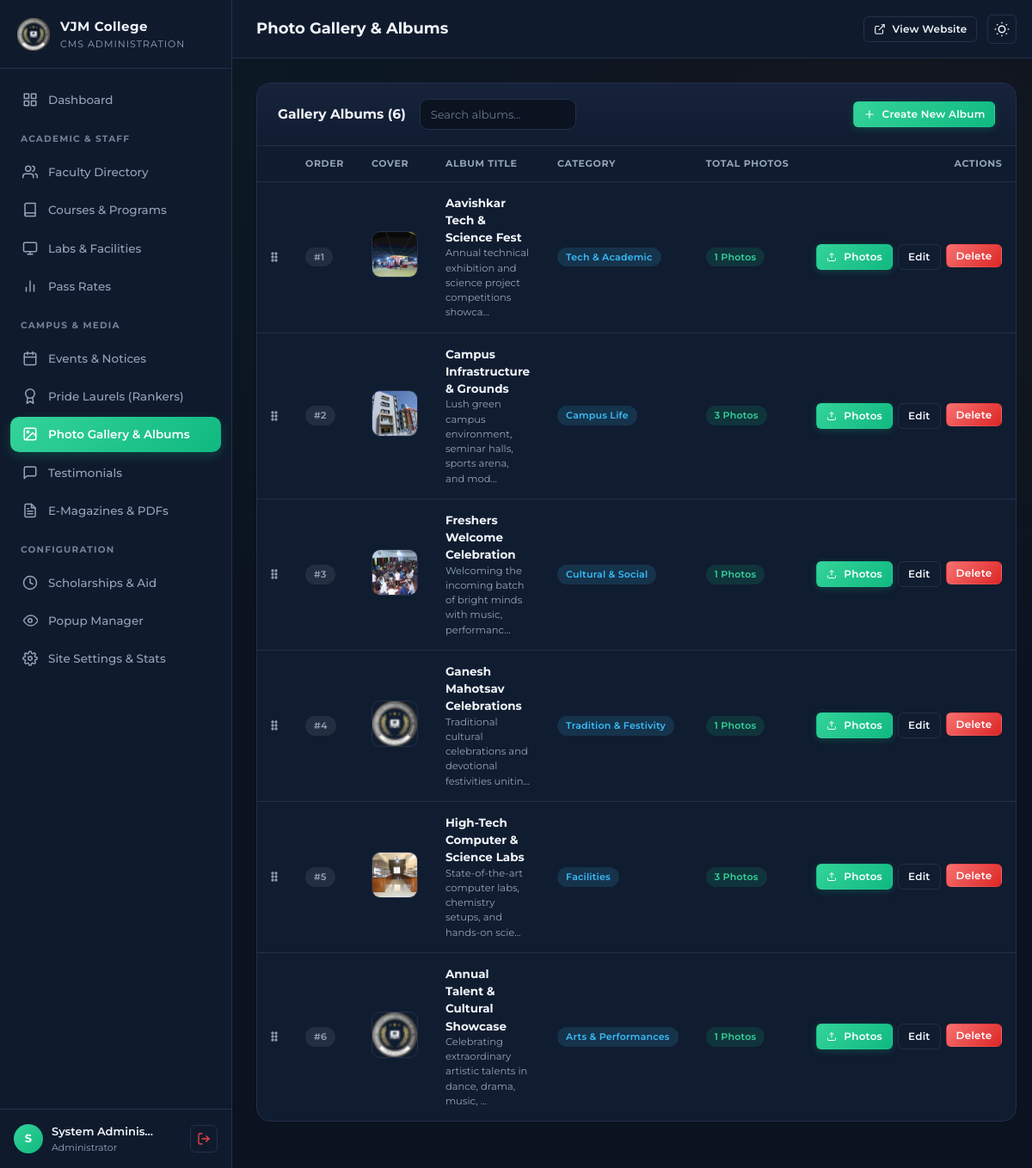
Screenshot of /admin/gallery.php (signed in) with the database file from the repository.
### tables this page shows
CREATE TABLE gallery_albums (
        id INTEGER PRIMARY KEY AUTOINCREMENT,
        slug TEXT UNIQUE NOT NULL,
        title TEXT NOT NULL,
        category TEXT NOT NULL,
        category_label TEXT,
        description TEXT,
        cover_image TEXT,
        sort_order INTEGER DEFAULT 0,
        created_at DATETIME DEFAULT CURRENT_TIMESTAMP
    );

### admin/gallery.php (the view, shortened to what this page needs)
<?php
require_once __DIR__ . '/includes/ui.php';
require_once __DIR__ . '/includes/header.php';
$manageAlbum = null;
$albumPhotos = [];
$editAlbum = null;
$isCreate = isset($_GET['action']) && $_GET['action'] === 'create_album';
$albums = $db->query('
    SELECT a.*, COUNT(p.id) AS total_photos
    FROM gallery_albums a
    LEFT JOIN gallery_photos p ON a.id = p.album_id
    GROUP BY a.id
    ORDER BY a.sort_order ASC, a.id ASC
')->fetchAll();
?>
<?php if ($manageAlbum): ?>
<div class="panel">
    <div class="panel-header">
        <div>
            <div class="panel-title">Photos in: <?= htmlspecialchars($manageAlbum['title']) ?> (<?= count($albumPhotos) ?> photos)</div>
            <span class="form-hint">Category: <?= htmlspecialchars($manageAlbum['category_label'] ?: $manageAlbum['category']) ?></span>
        </div>
        <a href="gallery.php<?= $drawerParam ?>" class="btn btn-secondary btn-sm">← Back to Albums</a>
    </div>
    <div class="panel-body">
        <form method="POST" action="gallery.php<?= $drawerParam ?>" enctype="multipart/form-data" style="margin-bottom: 28px; background: rgba(255,255,255,0.02); padding: 18px; border-radius: var(--radius-md); border: 1px dashed var(--border-color);">
            <?= csrfField() ?>
            <input type="hidden" name="action" value="upload_photos">
            <input type="hidden" name="album_id" value="<?= (int)$manageAlbum['id'] ?>">
            <div style="display: flex; gap: 16px; align-items: flex-end; flex-wrap: wrap;">
                <div class="form-group" style="flex: 1; min-width: 260px; margin-bottom: 0;">
                    <label class="form-label">Upload New Photos (Select Multiple)</label>
                    <input type="file" name="photos[]" multiple class="form-control" accept="image/*" required>
                </div>
                <button type="submit" class="btn btn-primary">
                    <svg viewBox="0 0 24 24" width="16" height="16" fill="none" stroke="currentColor" stroke-width="2"><path d="M21 15v4a2 2 0 0 1-2 2H5a2 2 0 0 1-2-2v-4"></path><polyline points="17 8 12 3 7 8"></polyline><line x1="12" y1="3" x2="12" y2="15"></line></svg>
                    Upload Selected Photos
                </button>
            </div>
        </form>
        <?php if (empty($albumPhotos)): ?>
            <div style="text-align: center; color: var(--text-muted); padding: 40px 20px;">
                No photos in this album yet. Use the upload field above to add photos.
            </div>
        <?php else: ?>
            <div class="gallery-admin-grid">
                <?php foreach ($albumPhotos as $ph):
                    $isCover = ($ph['image_path'] === $manageAlbum['cover_image']);
                    $caption = htmlspecialchars($ph['caption'] ?? '');
                ?>
                <div class="gallery-admin-item" style="<?= $isCover ? 'border: 2px solid #3b82f6;' : '' ?>">
                    <img src="../<?= htmlspecialchars($ph['image_path']) ?>" alt="Photo" loading="lazy">
                    <?php if ($isCover): ?>
                        <div style="position: absolute; top: 6px; left: 6px; background: #3b82f6; color: white; font-size: 10px; font-weight: 700; padding: 2px 6px; border-radius: 4px;">
                            COVER
                        </div>
                    <?php endif; ?>
                    <?php if ($caption): ?>
                        <div style="position: absolute; bottom: 0; left: 0; right: 0; padding: 8px; background: linear-gradient(transparent, rgba(0,0,0,0.85)); font-size: 11.5px; color: #fff; white-space: nowrap; overflow: hidden; text-overflow: ellipsis;">
                            <?= $caption ?>
                        </div>
                    <?php endif; ?>
                    <div class="gallery-item-overlay">
                        <?php if (!$isCover): ?>
                        <form method="POST" action="gallery.php<?= $drawerParam ?>" style="display: inline;">
                            <?= csrfField() ?>
                            <input type="hidden" name="action" value="set_cover">
                            <input type="hidden" name="album_id" value="<?= (int)$manageAlbum['id'] ?>">
                            <input type="hidden" name="image_path" value="<?= htmlspecialchars($ph['image_path']) ?>">
                            <button type="submit" class="btn btn-secondary btn-sm" title="Set as Album Cover">Cover</button>
                        </form>
                        <?php endif; ?>
                        <form method="POST" action="gallery.php<?= $drawerParam ?>" style="display: inline-flex; align-items: center; gap: 6px;">
                            <?= csrfField() ?>
                            <input type="hidden" name="action" value="update_photo">
                            <input type="hidden" name="photo_id" value="<?= (int)$ph['id'] ?>">
                            <input type="hidden" name="album_id" value="<?= (int)$manageAlbum['id'] ?>">
                            <input type="text" name="caption" class="form-control" style="width: 180px; font-size: 12px; padding: 4px 8px;" value="<?= $caption ?>" placeholder="Add caption..." title="Caption">
                            <button type="submit" class="btn btn-secondary btn-sm" title="Save Caption">✎</button>
                        </form>
                        <form method="POST" action="gallery.php<?= $drawerParam ?>" style="display: inline;" id="delete-photo-<?= (int)$ph['id'] ?>">
                            <?= csrfField() ?>
                            <input type="hidden" name="action" value="delete_photo">
                            <input type="hidden" name="photo_id" value="<?= (int)$ph['id'] ?>">
                            <input type="hidden" name="album_id" value="<?= (int)$manageAlbum['id'] ?>">
                            <button type="button" class="btn btn-danger btn-sm" title="Delete Photo"
                                    data-confirm="Remove this photo from the album?"
                                    data-confirm-form="#delete-photo-<?= (int)$ph['id'] ?>">✕</button>
                        </form>
                    </div>
                </div>
                <?php endforeach; ?>
            </div>
        <?php endif; ?>
    </div>
</div>
<?php else: ?>
<div class="panel">
    <div class="panel-header">
        <div style="display: flex; align-items: center; gap: 16px; flex: 1;">
            <div class="panel-title">Gallery Albums (<?= count($albums) ?>)</div>
            <input type="text" class="form-control" data-table-search="albumsTable" placeholder="Search albums..." style="max-width: 320px; font-size: 13px;">
        </div>
        <a href="gallery.php?action=create_album<?= $drawerUrlSuffix ?>"
           data-drawer-url="gallery.php?action=create_album<?= $drawerUrlSuffix ?>"
           data-drawer-title="Create New Album"
           class="btn btn-primary btn-sm">
            <?= icon('plus', 14) ?>
            Create New Album
        </a>
    </div>
    <div class="panel-body" style="padding: 0;">
        <div class="table-responsive">
            <table class="admin-table" id="albumsTable" data-reorder="gallery_albums">
                <thead>
                    <tr>
                        <th class="reorder-col" style="width: 48px;"></th>
                        <th style="width: 50px;">Order</th>
                        <th>Cover</th>
                        <th>Album Title</th>
                        <th>Category</th>
                        <th>Total Photos</th>
                        <th style="text-align: right;">Actions</th>
                    </tr>
                </thead>
                <tbody>
                    <?php if (empty($albums)): ?>
                        <tr><td colspan="7" class="empty-cell">No albums yet. Click <strong>Create New Album</strong> to build your first gallery.</td></tr>
                    <?php else: ?>
                        <?php foreach ($albums as $a): ?>
                        <tr data-reorder-id="<?= (int)$a['id'] ?>">
                            <td class="reorder-col">
                                <button type="button" class="sortable-handle" aria-label="Drag to reorder" title="Drag to reorder">
                                </button>
                            </td>
                            <td><span class="badge badge-secondary order-badge">#<?= (int)$a['sort_order'] ?></span></td>
                            <td>
                                <img src="../<?= htmlspecialchars($a['cover_image'] ?: 'assets/logo.ico') ?>" alt="" class="preview-thumbnail" onerror="this.src='../assets/logo.ico'">
                            </td>
                            <td>
                                <strong style="color: var(--text-main); font-size: 13.5px;"><?= htmlspecialchars($a['title']) ?></strong>
                                <div style="font-size: 11.5px; color: var(--text-muted);"><?= htmlspecialchars(mb_strimwidth($a['description'], 0, 70, '...')) ?></div>
                            </td>
                            <td>
                                <span class="badge badge-info"><?= htmlspecialchars($a['category_label'] ?: $a['category']) ?></span>
                            </td>
                            <td>
                                <span class="badge badge-primary"><?= (int)$a['total_photos'] ?> Photos</span>
                            </td>
                            <td style="text-align: right;">
                                <div style="display: inline-flex; gap: 6px;">
                                    <a href="gallery.php?manage_photos=<?= (int)$a['id'] ?>" target="_top" class="btn btn-primary btn-sm">
                                        <svg viewBox="0 0 24 24" width="12" height="12" fill="none" stroke="currentColor" stroke-width="2"><path d="M21 15v4a2 2 0 0 1-2 2H5a2 2 0 0 1-2-2v-4"></path><polyline points="17 8 12 3 7 8"></polyline><line x1="12" y1="3" x2="12" y2="15"></line></svg>
                                        Photos
                                    </a>
                                    <a href="gallery.php?edit_album=<?= (int)$a['id'] ?><?= $drawerUrlSuffix ?>"
                                       data-drawer-url="gallery.php?edit_album=<?= (int)$a['id'] ?><?= $drawerUrlSuffix ?>"
                                       data-drawer-title="Edit Album Details"
                                       class="btn btn-secondary btn-sm">Edit</a>
                                    <form method="POST" action="gallery.php<?= $drawerParam ?>" style="display: inline;" id="delete-album-<?= (int)$a['id'] ?>">
                                        <button type="button" class="btn btn-danger btn-sm"
                                                data-confirm="Delete this entire album and its photos?"
                                                data-confirm-form="#delete-album-<?= (int)$a['id'] ?>">
                                            Delete
                                        </button>
                                    </form>
                                </div>
                            </td>
                        </tr>
                        <?php endforeach; ?>
                    <?php endif; ?>
                </tbody>
            </table>
        </div>
    </div>
</div>
<?php endif; ?>
<?php require_once __DIR__ . '/includes/footer.php'; ?>

### rows the page displays
gallery_albums: sort_order "1", cover_image (picture), title "Aavishkar Tech & Science Fest", description "Annual technical exhibition and science project competitions showca...", category_label "Tech & Academic", total_photos "1"
gallery_albums: sort_order "2", cover_image (picture), title "Campus Infrastructure & Grounds", description "Lush green campus environment, seminar halls, sports arena, and mod...", category_label "Campus Life", total_photos "3"
gallery_albums: sort_order "3", cover_image (picture), title "Freshers Welcome Celebration", description "Welcoming the incoming batch of bright minds with music, performanc...", category_label "Cultural & Social", total_photos "1"
gallery_albums: sort_order "4", title "Ganesh Mahotsav Celebrations", description "Traditional cultural celebrations and devotional festivities unitin...", category_label "Tradition & Festivity", total_photos "1"
gallery_albums: sort_order "5", cover_image (picture), title "High-Tech Computer & Science Labs", description "State-of-the-art computer labs, chemistry setups, and hands-on scie...", category_label "Facilities", total_photos "3"
gallery_albums: sort_order "6", title "Annual Talent & Cultural Showcase", description "Celebrating extraordinary artistic talents in dance, drama, music, ...", category_label "Arts & Performances", total_photos "1"

### other values shown
$item['title'] "Dashboard"
$item['section'] "ACADEMIC & STAFF"
$item['title'] "Faculty Directory"
$item['title'] "Courses & Programs"
$item['title'] "Labs & Facilities"
$item['title'] "Pass Rates"
$item['section'] "CAMPUS & MEDIA"
$item['title'] "Events & Notices"
$item['title'] "Pride Laurels (Rankers)"
$item['title'] "Photo Gallery & Albums"
$item['title'] "Testimonials"
$item['title'] "E-Magazines & PDFs"
$item['section'] "CONFIGURATION"
$item['title'] "Scholarships & Aid"
$item['title'] "Popup Manager"
